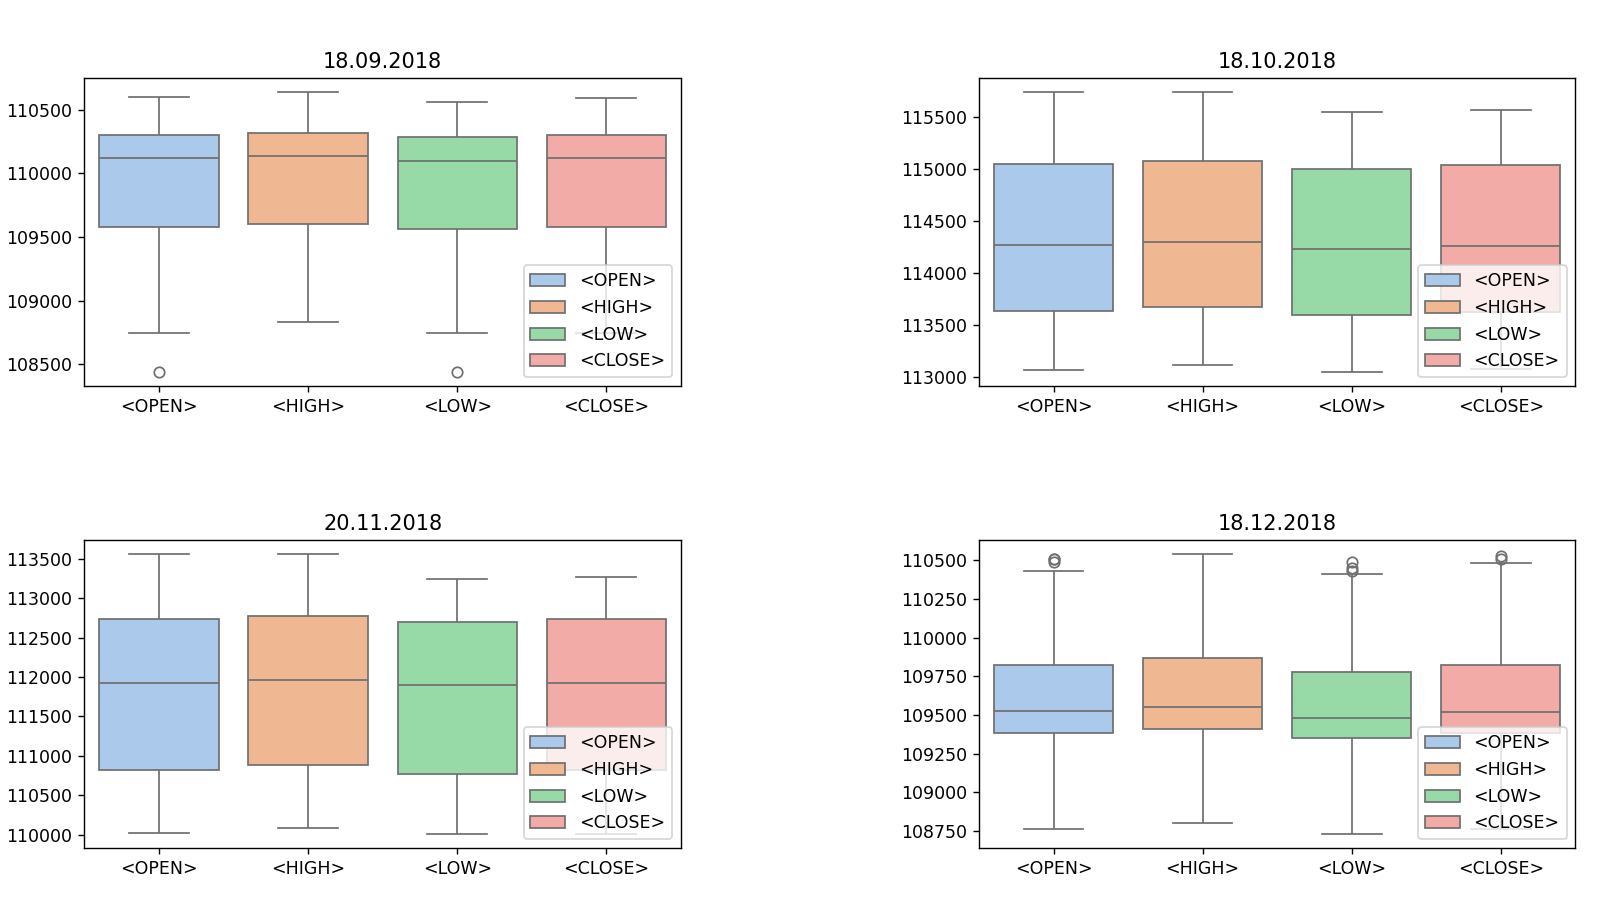

Recreate this plot in Python.
import csv
import pandas as pd
import seaborn as sns
import matplotlib.pyplot as plt

with open("dop2.csv", encoding='utf-8') as r_file:
    file_reader = csv.reader(r_file, delimiter=";")
    arr = [[], [], [], []]
    col = ["<OPEN>", "<HIGH>", "<LOW>", "<CLOSE>"]
    dates = ['18.09.2018', '18.10.2018', '20.11.2018', '18.12.2018']
    for row in file_reader:
        if row[0] == '18.09.2018':
            arr[0].append([int(row[1]), int(row[2]), int(row[3]), int(row[4])])
        elif row[0] == '18.10.2018':
            arr[1].append([int(row[1]), int(row[2]), int(row[3]), int(row[4])])
        elif row[0] == '20.11.2018':
            arr[2].append([int(row[1]), int(row[2]), int(row[3]), int(row[4])])
        elif row[0] == '18.12.2018':
            arr[3].append([int(row[1]), int(row[2]), int(row[3]), int(row[4])])

    plt.figure(figsize=(16, 8))

    for i in range(4):
        data = pd.DataFrame(arr[i], columns=col)
        plt.subplot(2, 2, i + 1)
        sns.boxplot(data=data, palette = 'pastel')
        plt.title(dates[i])
        plt.legend(col, loc = 'lower right')
    plt.subplots_adjust(wspace = 0.5, hspace = 0.5)
    plt.show()
